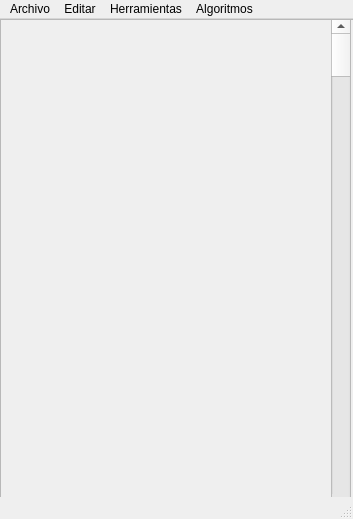
<?xml version="1.0" encoding="UTF-8"?>
<ui version="4.0">
 <class>gui</class>
 <widget class="QMainWindow" name="gui">
  <property name="geometry">
   <rect>
    <x>0</x>
    <y>0</y>
    <width>353</width>
    <height>519</height>
   </rect>
  </property>
  <property name="windowTitle">
   <string>MainWindow</string>
  </property>
  <widget class="QWidget" name="centralwidget">
   <widget class="QFrame" name="frame">
    <property name="geometry">
     <rect>
      <x>0</x>
      <y>0</y>
      <width>361</width>
      <height>501</height>
     </rect>
    </property>
    <property name="frameShape">
     <enum>QFrame::StyledPanel</enum>
    </property>
    <property name="frameShadow">
     <enum>QFrame::Raised</enum>
    </property>
    <widget class="QWidget" name="widget" native="true">
     <property name="geometry">
      <rect>
       <x>0</x>
       <y>0</y>
       <width>361</width>
       <height>491</height>
      </rect>
     </property>
     <widget class="QScrollArea" name="scrollArea">
      <property name="geometry">
       <rect>
        <x>0</x>
        <y>0</y>
        <width>351</width>
        <height>501</height>
       </rect>
      </property>
      <property name="widgetResizable">
       <bool>true</bool>
      </property>
      <widget class="QWidget" name="scrollAreaWidgetContents">
       <property name="geometry">
        <rect>
         <x>0</x>
         <y>0</y>
         <width>349</width>
         <height>499</height>
        </rect>
       </property>
       <widget class="QScrollBar" name="verticalScrollBar">
        <property name="geometry">
         <rect>
          <x>330</x>
          <y>0</y>
          <width>20</width>
          <height>491</height>
         </rect>
        </property>
        <property name="orientation">
         <enum>Qt::Vertical</enum>
        </property>
       </widget>
      </widget>
     </widget>
    </widget>
   </widget>
  </widget>
  <widget class="QMenuBar" name="menubar">
   <property name="geometry">
    <rect>
     <x>0</x>
     <y>0</y>
     <width>353</width>
     <height>21</height>
    </rect>
   </property>
   <widget class="QMenu" name="menuArchivo">
    <property name="title">
     <string>Archivo</string>
    </property>
    <addaction name="actionAbrir"/>
   </widget>
   <widget class="QMenu" name="menuEditar">
    <property name="title">
     <string>Editar</string>
    </property>
   </widget>
   <widget class="QMenu" name="menuHerramientas">
    <property name="title">
     <string>Herramientas</string>
    </property>
   </widget>
   <widget class="QMenu" name="menuAlgoritmos">
    <property name="title">
     <string>Algoritmos</string>
    </property>
    <addaction name="actionAFND_AFD"/>
    <addaction name="actionMinimizar"/>
    <addaction name="actionEvaluar_expresion"/>
   </widget>
   <addaction name="menuArchivo"/>
   <addaction name="menuEditar"/>
   <addaction name="menuHerramientas"/>
   <addaction name="menuAlgoritmos"/>
  </widget>
  <widget class="QStatusBar" name="statusbar"/>
  <action name="actionAbrir">
   <property name="icon">
    <iconset>
     <normaloff>../srcjava/images/abrir.gif</normaloff>../srcjava/images/abrir.gif</iconset>
   </property>
   <property name="text">
    <string>Abrir</string>
   </property>
  </action>
  <action name="actionAFND_AFD">
   <property name="text">
    <string>AFND=&gt;AFD</string>
   </property>
  </action>
  <action name="actionMinimizar">
   <property name="text">
    <string>Minimizar</string>
   </property>
  </action>
  <action name="actionEvaluar_expresion">
   <property name="text">
    <string>Evaluar expresion</string>
   </property>
  </action>
 </widget>
 <resources/>
 <connections/>
</ui>
